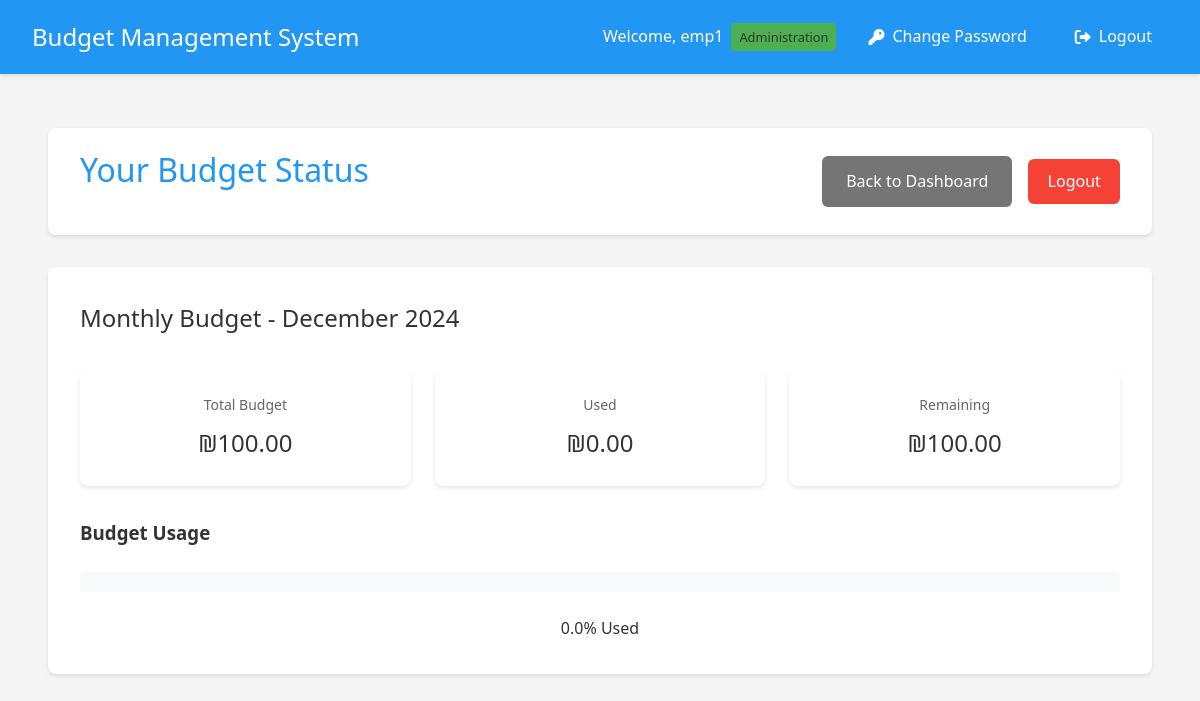
Screenshot of /employee/budget (signed in) with the database file from the repository.
### app.py (models this page shows)
class User(UserMixin, db.Model):
    __tablename__ = 'user'
    id = db.Column(db.Integer, primary_key=True)
    username = db.Column(db.String(80), unique=True, nullable=False)
    email = db.Column(db.String(120), unique=False, nullable=False)
    password = db.Column(db.String(120), nullable=False)
    is_manager = db.Column(db.Boolean, default=False)
    is_admin = db.Column(db.Boolean, default=False)
    is_accounting = db.Column(db.Boolean, default=False)
    status = db.Column(db.String(20), default='active')  # active, inactive, pending
    department_id = db.Column(db.Integer, db.ForeignKey('department.id'))
    home_department = db.relationship('Department',
                                    foreign_keys=[department_id],
                                    back_populates='employees')
    managed_departments = db.relationship('Department',
                                       secondary=manager_departments,
                                       backref=db.backref('department_managers', lazy='dynamic'))
    submitted_expenses = db.relationship('Expense',
                                       primaryjoin='User.id==Expense.user_id',
                                       backref='submitter',
                                       lazy=True)
    handled_expenses = db.relationship('Expense',
                                     primaryjoin='User.id==Expense.manager_id',
                                     backref='handler',
                                     lazy=True)
    def get_monthly_expenses(self, year, month):
        start_date = datetime(year, month, 1)
        if month == 12:
            end_date = datetime(year + 1, 1, 1)
        else:
            end_date = datetime(year, month + 1, 1)
        total = db.session.query(db.func.sum(Expense.amount))\
            .filter(Expense.user_id == self.id,
                   Expense.status == 'approved',
                   Expense.type != 'future_approval',  # Exclude future approvals even if approved
                   Expense.date >= start_date,
                   Expense.date < end_date).scalar()
        return total or 0.0
    def get_budget_usage(self):
        current_date = datetime.now()
        monthly_expenses = self.get_monthly_expenses(current_date.year, current_date.month)
        if self.home_department.budget <= 0:
            return 0, monthly_expenses
        usage_percent = (monthly_expenses / self.home_department.budget) * 100
        return usage_percent, monthly_expenses

class Department(db.Model):
    __tablename__ = 'department'
    id = db.Column(db.Integer, primary_key=True)
    name = db.Column(db.String(100), nullable=False)
    budget = db.Column(db.Float, default=0.0)
    employees = db.relationship('User', foreign_keys='User.department_id', back_populates='home_department')
    categories = db.relationship('Category', backref='department', lazy=True)

### app.py (the view)
@app.route('/employee/budget')
@login_required
def employee_view_budget():
    if current_user.is_manager:
        return redirect(url_for('manager_dashboard'))
    usage_percent, monthly_expenses = current_user.get_budget_usage()
    return render_template('view_budget.html',
                         budget=current_user.home_department.budget,
                         usage_percent=usage_percent,
                         monthly_expenses=monthly_expenses,
                         current_month=datetime.now().strftime('%B %Y'))

### app.py (called while the page is built)
@login_manager.user_loader
def load_user(user_id):
    user = User.query.get(int(user_id))
    if user and user.status == 'inactive':
        return None
    return user

@app.template_filter('min_value')
def min_value(value, limit):
    return min(value, limit)

@app.template_filter('format_currency')
def format_currency(value):
    return f"₪{value:,.2f}"

### templates/view_budget.html (shortened to what this page needs)
{% extends "base.html" %}
{% block content %}
<!DOCTYPE html>
<html>
<head>
    <link rel="stylesheet" href="{{ url_for('static', filename='style.css') }}">
</head>
<body>
    <div class="container">
        <header>
            <h1>Your Budget Status</h1>
            <div class="header-actions">
                <a href="{{ url_for('employee_dashboard') }}" class="button secondary">Back to Dashboard</a>
                <a href="{{ url_for('logout') }}" class="logout-btn">Logout</a>
            </div>
        </header>
        <div class="card">
            <h2>Monthly Budget - {{ current_month }}</h2>
            <div class="budget-overview">
                <div class="budget-stat">
                    <span class="stat-label">Total Budget</span>
                    <span class="stat-value">{{ budget|format_currency }}</span>
                </div>
                <div class="budget-stat">
                    <span class="stat-label">Used</span>
                    <span class="stat-value">{{ monthly_expenses|format_currency }}</span>
                </div>
                <div class="budget-stat">
                    <span class="stat-label">Remaining</span>
                    <span class="stat-value">{{ (budget - monthly_expenses)|format_currency }}</span>
                </div>
            </div>
            <div class="budget-progress-container">
                <h3>Budget Usage</h3>
                <div class="budget-progress large">
                    <div class="progress-bar">
                    </div>
                </div>
                <div class="progress-label">
                    {{ "%.1f"|format(usage_percent) }}% Used
                </div>
            </div>
        </div>
    </div>
</body>
</html>
{% endblock %}

### templates/base.html (shortened to what this page needs)
<!DOCTYPE html>
<html lang="en">
<head>
    <link rel="stylesheet" href="{{ url_for('static', filename='style.css') }}">
    <link href="https://cdnjs.cloudflare.com/ajax/libs/font-awesome/6.0.0/css/all.min.css" rel="stylesheet">
</head>
<body>
    <nav class="navbar">
        <div class="nav-brand">Budget Management System</div>
        <div class="nav-items">
            {% if current_user.is_authenticated %}
                <span class="user-info">
                    Welcome, {{ current_user.username }}
                    {% if current_user.home_department %}
                        <span class="badge department">{{ current_user.home_department.name }}</span>
                    {% endif %}
                </span>
                <a href="{{ url_for('change_password') }}" class="nav-link">
                    <i class="fas fa-key"></i> Change Password
                </a>
                <a href="{{ url_for('logout') }}" class="nav-link">
                    <i class="fas fa-sign-out-alt"></i> Logout
                </a>
            {% else %}
                <a href="{{ url_for('login') }}" class="nav-link">
                    <i class="fas fa-sign-in-alt"></i> Login
                </a>
            {% endif %}
        </div>
    </nav>
    <div class="content">
        {% block content %}{% endblock %}
    </div>
</body>
</html>

### static/style.css (style rules this page uses)
:root { --primary-color: #2196F3; --secondary-color: #FFC107; --success-color: #4CAF50; --danger-color: #f44336; --text-color: #333; --bg-color: #f5f5f5; --card-bg: #ffffff; --background-light: #f8f9fa; }
* { margin: 0; padding: 0; box-sizing: border-box; transition: all 0.3s ease; }
body { font-family: 'Segoe UI', Roboto, Arial, sans-serif; background-color: var(--bg-color); color: var(--text-color); line-height: 1.6; }
.container { max-width: 1200px; margin: 0 auto; padding: 1rem; }
header { background-color: var(--card-bg); padding: 1rem 2rem; box-shadow: 0 2px 4px rgba(0,0,0,0.1); margin-bottom: 2rem; border-radius: 8px; display: flex; justify-content: space-between; align-items: center; }
h1 { color: var(--primary-color); font-weight: 500; margin-bottom: 1.5rem; }
h2 { color: var(--text-color); font-weight: 500; margin-bottom: 1rem; }
.card { background-color: var(--card-bg); border-radius: 8px; box-shadow: 0 2px 4px rgba(0,0,0,0.1); padding: 2rem; margin-bottom: 2rem; }
.button, button { display: inline-flex; align-items: center; justify-content: center; padding: 0.8rem 1.5rem; border: none; border-radius: 6px; font-size: 1rem; font-weight: 500; cursor: pointer; text-decoration: none; transition: transform 0.2s ease, box-shadow 0.2s ease; }
.button.secondary { background-color: #757575; color: white; }
.logout-btn { background-color: var(--danger-color); color: white; padding: 0.6rem 1.2rem; border-radius: 6px; text-decoration: none; font-weight: 500; }
.header-actions { display: flex; gap: 1rem; align-items: center; }
.budget-progress { margin: 1.5rem 0; }
.progress-bar { width: 100%; height: 10px; background-color: var(--background-light); border-radius: 5px; overflow: hidden; position: relative; }
.budget-overview { display: grid; grid-template-columns: repeat(3, 1fr); gap: 1.5rem; margin: 2rem 0; }
.budget-stat { text-align: center; padding: 1.5rem; background: white; border-radius: 8px; box-shadow: 0 2px 4px rgba(0,0,0,0.1); }
.stat-label { display: block; color: #666; font-size: 0.875rem; margin-bottom: 0.5rem; }
.stat-value { display: block; font-size: 1.5rem; font-weight: 500; color: var(--text-color); }
.budget-progress-container { margin-top: 2rem; }
.budget-progress.large .progress-bar { height: 20px; }
.progress-label { text-align: center; margin-top: 0.5rem; color: var(--text-color); }
.navbar { background-color: var(--primary-color); padding: 1rem 2rem; color: white; display: flex; justify-content: space-between; align-items: center; box-shadow: 0 2px 4px rgba(0,0,0,0.1); position: fixed; top: 0; left: 0; right: 0; z-index: 1000; }
.nav-brand { font-size: 1.5rem; font-weight: 500; }
.nav-items { display: flex; align-items: center; gap: 1rem; }
.user-info { display: flex; align-items: center; gap: 0.5rem; }
.badge { background-color: var(--secondary-color); color: var(--text-color); padding: 0.25rem 0.5rem; border-radius: 4px; font-size: 0.8rem; font-weight: 500; }
.nav-link { color: white; text-decoration: none; padding: 0.5rem 1rem; border-radius: 4px; transition: background-color 0.3s; display: flex; align-items: center; gap: 0.5rem; }
.nav-link i { font-size: 1rem; }
.content { padding: 2rem; margin-top: 80px; }

### templates/base.html (style rules this page uses)
.navbar { background-color: #2196F3; padding: 1rem 2rem; box-shadow: 0 2px 4px rgba(0,0,0,0.1); display: flex; justify-content: space-between; align-items: center; }
.nav-brand { color: white; font-size: 1.5rem; font-weight: 500; }
.nav-items { display: flex; align-items: center; gap: 1.5rem; }
.nav-link { color: white; text-decoration: none; padding: 0.5rem 1rem; border-radius: 4px; transition: background-color 0.3s; }
.user-info { color: white; display: flex; align-items: center; gap: 0.5rem; }
.badge { padding: 4px 8px; border-radius: 4px; font-size: 0.85em; font-weight: 500; background-color: rgba(255,255,255,0.2); color: white; }
.badge.department { background-color: #4CAF50; }

### rows the page displays
User: username "emp1"
Department: home_department.name "Administration", budget "₪100.00", (budget-monthly_expenses)|format_currency "₪100.00"

### other values shown
{{ monthly_expenses|format_currency }} "₪0.00"
{{ "%.1f"|format(usage_percent) }} "0.0"
